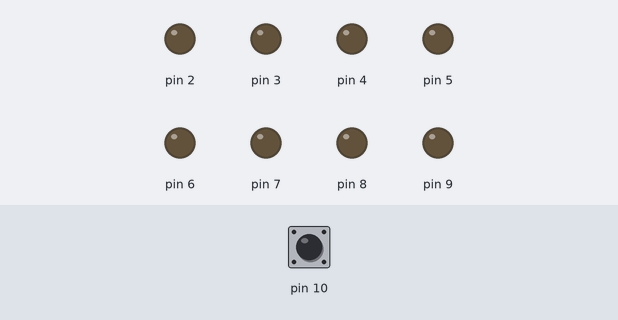
Bench run of a sketch on a simulated Arduino Uno, built with avr-gcc and run on an emulated ATmega328P. Parts: output pins drawn as LEDs (lit = HIGH). The inputs (shaded band) are chosen by the test bench; at power-on: pin 10 HIGH.

Above: at 1.2 s.
1.3 s: pin 10 pulled LOW for 1 s
At 1.7 s:
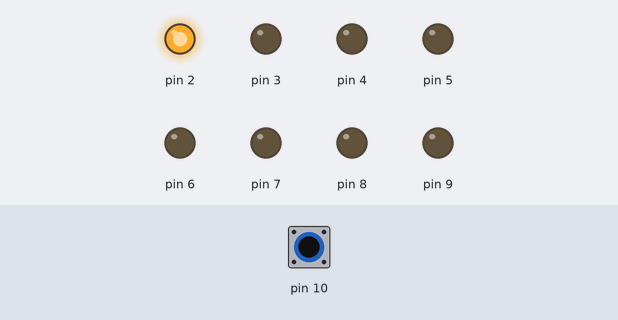
4.3 s: pin 10 pulled LOW for 3.2 s
At 5.2 s:
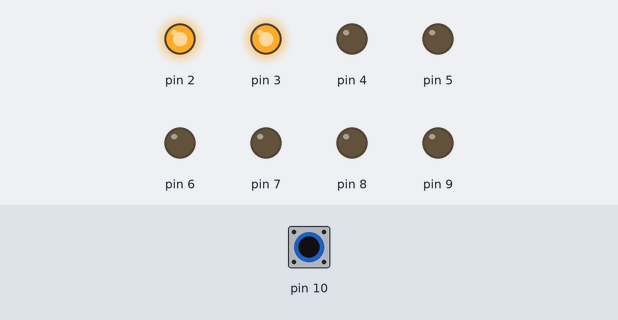
9.0 s: pin 10 pulled LOW for 3.2 s
At 11.7 s:
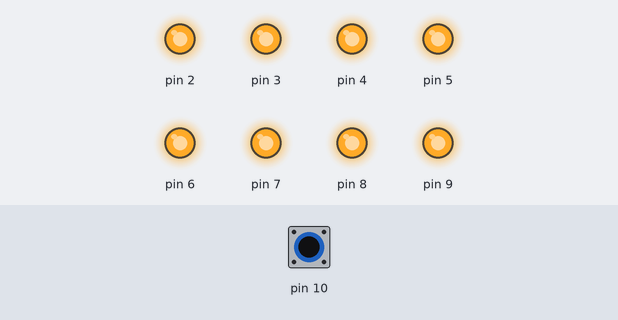
13.7 s: pin 10 pulled LOW for 0.15 s
At 14.1 s:
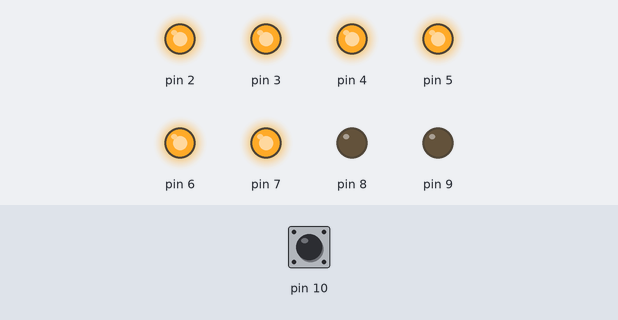
Timing chart, 0 to 17.7 s (numbered marks = the images above; inputs shaded):
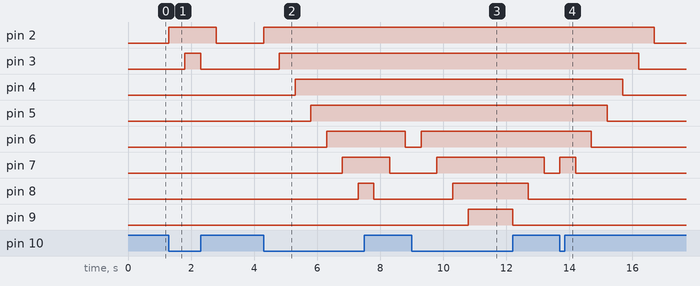

The sketch:

SecuenciaLeds.ino
```cpp
int led=1;

void setup() {

pinMode(2, OUTPUT);
pinMode(3, OUTPUT);
pinMode(4, OUTPUT);
pinMode(5, OUTPUT);
pinMode(6, OUTPUT);
pinMode(7, OUTPUT);
pinMode(8, OUTPUT);
pinMode(9, OUTPUT);
pinMode(10, INPUT_PULLUP);

}

void loop() {

while(digitalRead(10)==0&&led<=8){
  led++;
  digitalWrite(led, 1);
  delay(500);
}
while(digitalRead(10)==1&&led>1){
  digitalWrite(led, 0);
  led--;
  delay(500);
}

}
```

Measured:
- after the input at 1.3 s, pin 2: LOW → HIGH at once, → LOW 1.5 s later; pin 3: LOW → HIGH after 0.50 s, → LOW 0.50 s later
- after the input at 4.3 s, pin 2: LOW → HIGH at once; pin 3: LOW → HIGH after 0.50 s; pin 4: LOW → HIGH after 1.0 s; pin 5: LOW → HIGH after 1.5 s; pin 6: LOW → HIGH after 2.0 s, → LOW 2.5 s later
- after the input at 9.0 s, pin 2: stays HIGH (without the input it goes to LOW after 1.8 s); pin 3: stays HIGH (without the input it goes to LOW after 1.3 s); pin 4: stays HIGH (without the input it goes to LOW after 0.80 s); pin 5: stays HIGH (without the input it goes to LOW after 0.30 s); pin 6: LOW → HIGH after 0.30 s
- after the input at 13.7 s, pin 2: HIGH → LOW after 3.0 s instead of 2.0 s; pin 3: HIGH → LOW after 2.5 s instead of 1.5 s; pin 4: HIGH → LOW after 2.0 s instead of 1.0 s; pin 5: HIGH → LOW after 1.5 s instead of 0.50 s; pin 6: HIGH → LOW after 1.0 s instead of 0.00 s
